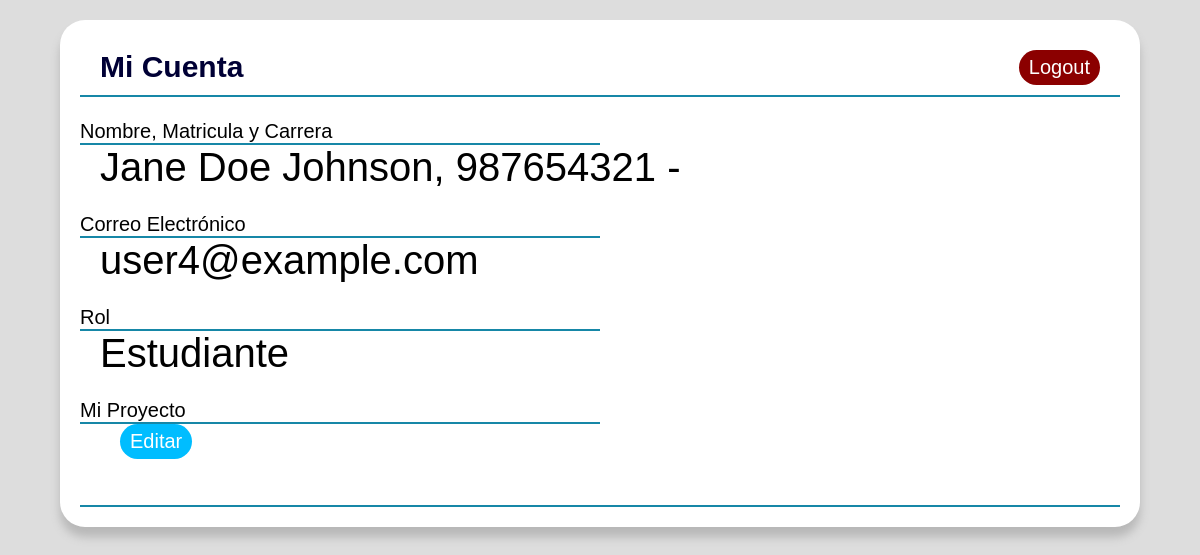
The app's page /cuenta.php?id_usuario=4, older data.
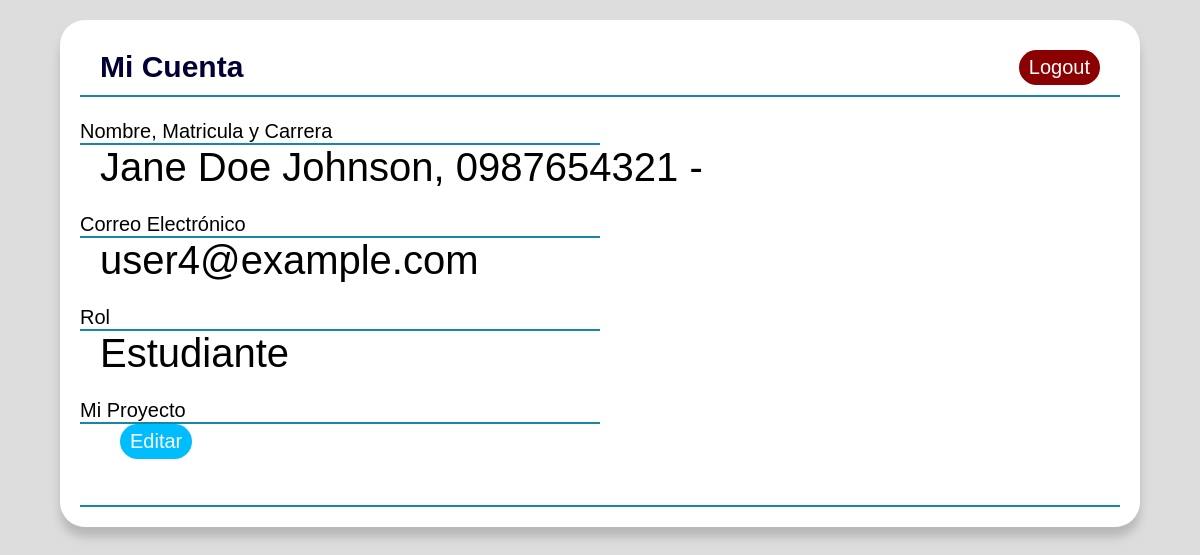
The same page, newer data.
### tables this page shows
CREATE TABLE r_estudiantes(
	matricula VARCHAR(10) NOT NULL PRIMARY KEY,
	nombre VARCHAR(30),
	apellidoP VARCHAR(30),
   apellidoM VARCHAR(30),
   id_usuario INT,
   id_carrera INT,
   FOREIGN KEY (id_usuario)
	REFERENCES r_usuarios(id_usuario)
	ON DELETE CASCADE
   ON UPDATE CASCADE,
   FOREIGN KEY (id_carrera)
	REFERENCES r_carreras(id_carrera)
	ON DELETE CASCADE
   ON UPDATE CASCADE
);

CREATE TABLE r_usuarios(
   id_usuario INT NOT NULL AUTO_INCREMENT PRIMARY KEY,
   correo VARCHAR(30),
   contrasenia VARCHAR(100)
);

### cuenta.php (the view, shortened to what this page needs)
<?php
   $id_usuario = null;
	if ( !empty($_GET['id_usuario'])) {
		$id_usuario = $_REQUEST['id_usuario'];
	}
      $pdo = Database::connect();
      $pdo->setAttribute(PDO::ATTR_ERRMODE, PDO::ERRMODE_EXCEPTION);
      $sql = 'SELECT * FROM r_estudiantes WHERE id_usuario = ?';
      $q = $pdo->prepare($sql);
      $q->execute(array($id_usuario));
      if($q->rowCount() > 0){
        $row = $q->fetch(PDO::FETCH_ASSOC);
        $name = $row['nombre'];
        $matricula = $row['matricula'];
        $apellidoP   = $row['apellidoP'];
        $apellidoM =$row['apellidoM'];
        $rol = "Estudiante";
      }
?>
<!DOCTYPE html>
<html lang="en">
<head>
   <link rel="stylesheet" href="CSS/style.css">
</head>
<body>
    <div class="container">
        <div class="firstrow">
            <h1 class="title">Mi Cuenta</h1>
            <a href="logout.php" class="logout"><button>Logout</button></a>
        </div>
        <hr color="#1687A7">
        <br>
        <p>Nombre, Matricula y Carrera</p>
        <hr color="#1687A7" width="50%">
        <div class="cuentabig">
            <p><?php echo !empty($name)?$name:'';
                echo !empty($apellidoP)?$apellidoP:' ';
                echo !empty($apellidoM)?$apellidoM:'';
                echo ', ';
                echo $matricula;
                echo ' - ';
                ?></p>
        </div>
        <br>
        <p>Correo Electrónico</p>
        <hr color="#1687A7" width="50%">
        <div class="cuentabig">
            <p>
            <?php
                    $pdo = Database::connect();
                    $sql = 'SELECT * FROM r_usuarios WHERE id_usuario = ?';
                    $q = $pdo->prepare($sql);
                    $q->execute(array($id_usuario));
                    $correo = $q->fetch(PDO::FETCH_ASSOC);
                    echo $correo['correo'];
                ?>
            </p>
        </div>
        <br>
        <p>Rol</p>
        <hr color="#1687A7" width="50%">
        <div class="cuentabig">
            <p><?php echo !empty($rol)?$rol:'';?></p>
        </div>
        <br>
        <?php
            if($rol == 'Estudiante'){
            echo '<p> Mi Proyecto</p>';
            echo '<hr color="#1687A7" width="50%">';
            echo    '<div class="cuentabig">';
            echo    '<ul class="cuentalast">';
                    $pdo = Database::connect();
                    $sql = 'SELECT * FROM r_proyecto_estudiantes WHERE matricula = ?';
                    $q = $pdo->prepare($sql);
                    $q->execute(array($matricula));
                    $p_estudiantes = $q->fetch(PDO::FETCH_ASSOC);
                    $proyecto = $p_estudiantes['id_proyecto'];
            echo    '<li>';
                    echo '<a href="proyecto.php?id_proyecto='.$proyecto.'" class="btnP"><button>Editar</button></a>';
                }
            echo '</li>';
                    ?>
            </ul>
            <br>
        </div>
        <br>
        <hr color="#1687A7">
    </div>
</body>
</html>

### CSS/style.css (style rules this page uses)
:root { --background: #f5f5f5; --main: #112d4e; --wordaccent1: #3f72af; --wordaccentbg1: #dbe2ef; --wordaccent2: #1687a7; --backgroundR: #dddddd; --mainR: #000035; --wordaccent1R: #00bdff; --wordaccentbg1R: white; --wordaccent2R: #00a2dd; }
* { box-sizing: border-box; margin: 0; padding: 0; font-family: "Gellix", sans-serif; font-size: 20px; }
body { background-color: var(--backgroundR); }
h1 { color: var(--mainR); }
.container { display: grid; background: #ffffff; margin-top: 20px; margin-left: 5%; margin-right: 5%; margin-bottom: 20px; border-radius: 25px; padding: 20px; box-shadow: 0px 10px 10px #b8b8b8; }
.cuentabig p { font-size: 40px; padding: 0 20px; }
.cuentabig .cuentalast li { list-style-type: none; display: inline-block; }
.logout button { color: var(--wordaccentbg1R); padding: 6px 10px; background: #8B0000; border: none; border-radius: 30px; cursor: pointer; transition: all 0.3s ease 0s; }
.firstrow { justify-content: space-between; display: flex; grid-template-columns: 50% 10% 10% 30%; margin-top: 10px; margin-bottom: 10px; padding-inline: 20px; }
.firstrow .title { font-size: 30px; }
.btnP button { color: var(--wordaccentbg1R); padding: 6px 10px; background: var(--wordaccent1R); border: none; border-radius: 30px; cursor: pointer; transition: all 0.3s ease 0s; }

Row changes from the older to the newer data that the page shows:
removed r_estudiantes: nombre "Jane", apellidoP "Doe", apellidoM "Johnson", matricula "987654321"
added r_estudiantes: nombre "Jane", apellidoP "Doe", apellidoM "Johnson", matricula "0987654321"
